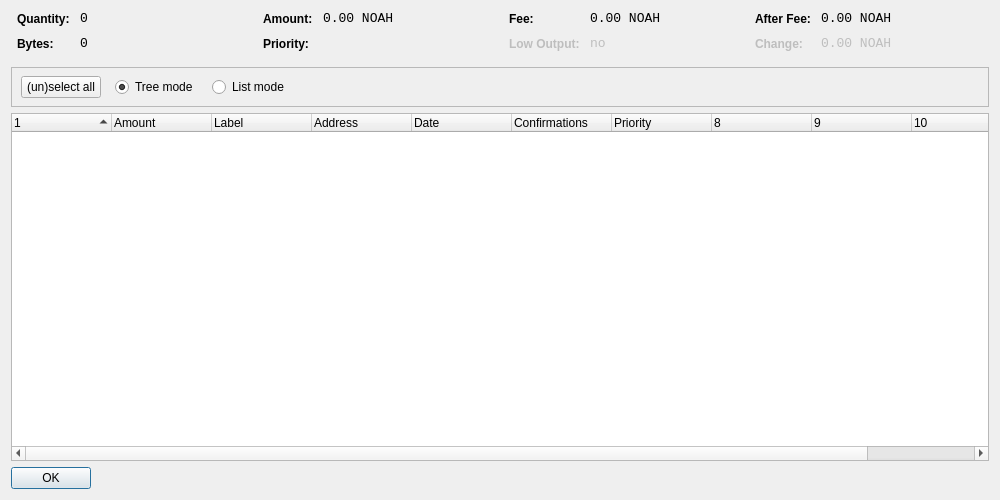
<?xml version="1.0" encoding="UTF-8"?>
<ui version="4.0">
 <class>CoinControlDialog</class>
 <widget class="QDialog" name="CoinControlDialog">
  <property name="geometry">
   <rect>
    <x>0</x>
    <y>0</y>
    <width>1000</width>
    <height>500</height>
   </rect>
  </property>
  <property name="windowTitle">
   <string>Coin Control</string>
  </property>
  <layout class="QVBoxLayout" name="verticalLayout">
   <item>
    <layout class="QHBoxLayout" name="horizontalLayoutTop" stretch="0,0,0,0">
     <property name="topMargin">
      <number>0</number>
     </property>
     <property name="bottomMargin">
      <number>10</number>
     </property>
     <item>
      <layout class="QFormLayout" name="formLayoutCoinControl1">
       <property name="horizontalSpacing">
        <number>10</number>
       </property>
       <property name="verticalSpacing">
        <number>10</number>
       </property>
       <property name="leftMargin">
        <number>6</number>
       </property>
       <property name="rightMargin">
        <number>6</number>
       </property>
       <item row="0" column="0">
        <widget class="QLabel" name="labelCoinControlQuantityText">
         <property name="styleSheet">
          <string notr="true">font-weight:bold;</string>
         </property>
         <property name="text">
          <string>Quantity:</string>
         </property>
        </widget>
       </item>
       <item row="0" column="1">
        <widget class="QLabel" name="labelCoinControlQuantity">
         <property name="font">
          <font>
           <family>Monospace</family>
           <pointsize>10</pointsize>
          </font>
         </property>
         <property name="cursor">
          <cursorShape>IBeamCursor</cursorShape>
         </property>
         <property name="contextMenuPolicy">
          <enum>Qt::ActionsContextMenu</enum>
         </property>
         <property name="text">
          <string>0</string>
         </property>
         <property name="textInteractionFlags">
          <set>Qt::LinksAccessibleByMouse|Qt::TextSelectableByKeyboard|Qt::TextSelectableByMouse</set>
         </property>
        </widget>
       </item>
       <item row="1" column="0">
        <widget class="QLabel" name="labelCoinControlBytesText">
         <property name="styleSheet">
          <string notr="true">font-weight:bold;</string>
         </property>
         <property name="text">
          <string>Bytes:</string>
         </property>
        </widget>
       </item>
       <item row="1" column="1">
        <widget class="QLabel" name="labelCoinControlBytes">
         <property name="font">
          <font>
           <family>Monospace</family>
           <pointsize>10</pointsize>
          </font>
         </property>
         <property name="cursor">
          <cursorShape>IBeamCursor</cursorShape>
         </property>
         <property name="contextMenuPolicy">
          <enum>Qt::ActionsContextMenu</enum>
         </property>
         <property name="text">
          <string>0</string>
         </property>
         <property name="textInteractionFlags">
          <set>Qt::LinksAccessibleByMouse|Qt::TextSelectableByKeyboard|Qt::TextSelectableByMouse</set>
         </property>
        </widget>
       </item>
      </layout>
     </item>
     <item>
      <layout class="QFormLayout" name="formLayoutCoinControl2">
       <property name="horizontalSpacing">
        <number>10</number>
       </property>
       <property name="verticalSpacing">
        <number>10</number>
       </property>
       <property name="leftMargin">
        <number>6</number>
       </property>
       <property name="rightMargin">
        <number>6</number>
       </property>
       <item row="0" column="0">
        <widget class="QLabel" name="labelCoinControlAmountText">
         <property name="styleSheet">
          <string notr="true">font-weight:bold;</string>
         </property>
         <property name="text">
          <string>Amount:</string>
         </property>
        </widget>
       </item>
       <item row="0" column="1">
        <widget class="QLabel" name="labelCoinControlAmount">
         <property name="font">
          <font>
           <family>Monospace</family>
           <pointsize>10</pointsize>
          </font>
         </property>
         <property name="cursor">
          <cursorShape>IBeamCursor</cursorShape>
         </property>
         <property name="contextMenuPolicy">
          <enum>Qt::ActionsContextMenu</enum>
         </property>
         <property name="text">
          <string>0.00 NOAH</string>
         </property>
         <property name="textInteractionFlags">
          <set>Qt::LinksAccessibleByMouse|Qt::TextSelectableByKeyboard|Qt::TextSelectableByMouse</set>
         </property>
        </widget>
       </item>
       <item row="1" column="0">
        <widget class="QLabel" name="labelCoinControlPriorityText">
         <property name="styleSheet">
          <string notr="true">font-weight:bold;</string>
         </property>
         <property name="text">
          <string>Priority:</string>
         </property>
        </widget>
       </item>
       <item row="1" column="1">
        <widget class="QLabel" name="labelCoinControlPriority">
         <property name="font">
          <font>
           <family>Monospace</family>
           <pointsize>10</pointsize>
          </font>
         </property>
         <property name="cursor">
          <cursorShape>IBeamCursor</cursorShape>
         </property>
         <property name="contextMenuPolicy">
          <enum>Qt::ActionsContextMenu</enum>
         </property>
         <property name="text">
          <string/>
         </property>
         <property name="textInteractionFlags">
          <set>Qt::LinksAccessibleByMouse|Qt::TextSelectableByKeyboard|Qt::TextSelectableByMouse</set>
         </property>
        </widget>
       </item>
      </layout>
     </item>
     <item>
      <layout class="QFormLayout" name="formLayoutCoinControl3">
       <property name="horizontalSpacing">
        <number>10</number>
       </property>
       <property name="verticalSpacing">
        <number>10</number>
       </property>
       <property name="leftMargin">
        <number>6</number>
       </property>
       <property name="rightMargin">
        <number>6</number>
       </property>
       <item row="0" column="0">
        <widget class="QLabel" name="labelCoinControlFeeText">
         <property name="styleSheet">
          <string notr="true">font-weight:bold;</string>
         </property>
         <property name="text">
          <string>Fee:</string>
         </property>
        </widget>
       </item>
       <item row="0" column="1">
        <widget class="QLabel" name="labelCoinControlFee">
         <property name="font">
          <font>
           <family>Monospace</family>
           <pointsize>10</pointsize>
          </font>
         </property>
         <property name="cursor">
          <cursorShape>IBeamCursor</cursorShape>
         </property>
         <property name="contextMenuPolicy">
          <enum>Qt::ActionsContextMenu</enum>
         </property>
         <property name="text">
          <string>0.00 NOAH</string>
         </property>
         <property name="textInteractionFlags">
          <set>Qt::LinksAccessibleByMouse|Qt::TextSelectableByKeyboard|Qt::TextSelectableByMouse</set>
         </property>
        </widget>
       </item>
       <item row="1" column="0">
        <widget class="QLabel" name="labelCoinControlLowOutputText">
         <property name="enabled">
          <bool>false</bool>
         </property>
         <property name="styleSheet">
          <string notr="true">font-weight:bold;</string>
         </property>
         <property name="text">
          <string>Low Output:</string>
         </property>
        </widget>
       </item>
       <item row="1" column="1">
        <widget class="QLabel" name="labelCoinControlLowOutput">
         <property name="enabled">
          <bool>false</bool>
         </property>
         <property name="font">
          <font>
           <family>Monospace</family>
           <pointsize>10</pointsize>
          </font>
         </property>
         <property name="cursor">
          <cursorShape>IBeamCursor</cursorShape>
         </property>
         <property name="contextMenuPolicy">
          <enum>Qt::ActionsContextMenu</enum>
         </property>
         <property name="text">
          <string>no</string>
         </property>
         <property name="textInteractionFlags">
          <set>Qt::LinksAccessibleByMouse|Qt::TextSelectableByKeyboard|Qt::TextSelectableByMouse</set>
         </property>
        </widget>
       </item>
      </layout>
     </item>
     <item>
      <layout class="QFormLayout" name="formLayoutCoinControl4">
       <property name="horizontalSpacing">
        <number>10</number>
       </property>
       <property name="verticalSpacing">
        <number>10</number>
       </property>
       <property name="leftMargin">
        <number>6</number>
       </property>
       <property name="rightMargin">
        <number>6</number>
       </property>
       <item row="0" column="0">
        <widget class="QLabel" name="labelCoinControlAfterFeeText">
         <property name="styleSheet">
          <string notr="true">font-weight:bold;</string>
         </property>
         <property name="text">
          <string>After Fee:</string>
         </property>
        </widget>
       </item>
       <item row="0" column="1">
        <widget class="QLabel" name="labelCoinControlAfterFee">
         <property name="font">
          <font>
           <family>Monospace</family>
           <pointsize>10</pointsize>
          </font>
         </property>
         <property name="cursor">
          <cursorShape>IBeamCursor</cursorShape>
         </property>
         <property name="contextMenuPolicy">
          <enum>Qt::ActionsContextMenu</enum>
         </property>
         <property name="text">
          <string>0.00 NOAH</string>
         </property>
         <property name="textInteractionFlags">
          <set>Qt::LinksAccessibleByMouse|Qt::TextSelectableByKeyboard|Qt::TextSelectableByMouse</set>
         </property>
        </widget>
       </item>
       <item row="1" column="0">
        <widget class="QLabel" name="labelCoinControlChangeText">
         <property name="enabled">
          <bool>false</bool>
         </property>
         <property name="styleSheet">
          <string notr="true">font-weight:bold;</string>
         </property>
         <property name="text">
          <string>Change:</string>
         </property>
        </widget>
       </item>
       <item row="1" column="1">
        <widget class="QLabel" name="labelCoinControlChange">
         <property name="enabled">
          <bool>false</bool>
         </property>
         <property name="font">
          <font>
           <family>Monospace</family>
           <pointsize>10</pointsize>
          </font>
         </property>
         <property name="cursor">
          <cursorShape>IBeamCursor</cursorShape>
         </property>
         <property name="contextMenuPolicy">
          <enum>Qt::ActionsContextMenu</enum>
         </property>
         <property name="text">
          <string>0.00 NOAH</string>
         </property>
         <property name="textInteractionFlags">
          <set>Qt::LinksAccessibleByMouse|Qt::TextSelectableByKeyboard|Qt::TextSelectableByMouse</set>
         </property>
        </widget>
       </item>
      </layout>
     </item>
    </layout>
   </item>
   <item>
    <widget class="QFrame" name="frame">
     <property name="minimumSize">
      <size>
       <width>0</width>
       <height>40</height>
      </size>
     </property>
     <property name="frameShape">
      <enum>QFrame::StyledPanel</enum>
     </property>
     <property name="frameShadow">
      <enum>QFrame::Sunken</enum>
     </property>
     <widget class="QWidget" name="horizontalLayoutWidget">
      <property name="geometry">
       <rect>
        <x>10</x>
        <y>0</y>
        <width>781</width>
        <height>41</height>
       </rect>
      </property>
      <layout class="QHBoxLayout" name="horizontalLayoutPanel" stretch="0,0,0,0,0">
       <property name="spacing">
        <number>14</number>
       </property>
       <item>
        <widget class="QPushButton" name="pushButtonSelectAll">
         <property name="sizePolicy">
          <sizepolicy hsizetype="Maximum" vsizetype="Fixed">
           <horstretch>0</horstretch>
           <verstretch>0</verstretch>
          </sizepolicy>
         </property>
         <property name="text">
          <string>(un)select all</string>
         </property>
        </widget>
       </item>
       <item>
        <widget class="QRadioButton" name="radioTreeMode">
         <property name="sizePolicy">
          <sizepolicy hsizetype="Maximum" vsizetype="Fixed">
           <horstretch>0</horstretch>
           <verstretch>0</verstretch>
          </sizepolicy>
         </property>
         <property name="text">
          <string>Tree mode</string>
         </property>
         <property name="checked">
          <bool>true</bool>
         </property>
        </widget>
       </item>
       <item>
        <widget class="QRadioButton" name="radioListMode">
         <property name="sizePolicy">
          <sizepolicy hsizetype="Maximum" vsizetype="Fixed">
           <horstretch>0</horstretch>
           <verstretch>0</verstretch>
          </sizepolicy>
         </property>
         <property name="text">
          <string>List mode</string>
         </property>
        </widget>
       </item>
       <item>
        <spacer name="horizontalSpacer">
         <property name="orientation">
          <enum>Qt::Horizontal</enum>
         </property>
         <property name="sizeHint" stdset="0">
          <size>
           <width>40</width>
           <height>20</height>
          </size>
         </property>
        </spacer>
       </item>
      </layout>
     </widget>
    </widget>
   </item>
   <item>
    <widget class="CoinControlTreeWidget" name="treeWidget">
     <property name="contextMenuPolicy">
      <enum>Qt::CustomContextMenu</enum>
     </property>
     <property name="sortingEnabled">
      <bool>false</bool>
     </property>
     <property name="columnCount">
      <number>11</number>
     </property>
     <attribute name="headerShowSortIndicator" stdset="0">
      <bool>true</bool>
     </attribute>
     <attribute name="headerStretchLastSection">
      <bool>false</bool>
     </attribute>
     <column>
      <property name="text">
       <string/>
      </property>
     </column>
     <column>
      <property name="text">
       <string>Amount</string>
      </property>
     </column>
     <column>
      <property name="text">
       <string>Label</string>
      </property>
     </column>
     <column>
      <property name="text">
       <string>Address</string>
      </property>
     </column>
     <column>
      <property name="text">
       <string>Date</string>
      </property>
     </column>
     <column>
      <property name="text">
       <string>Confirmations</string>
      </property>
      <property name="toolTip">
       <string>Confirmed</string>
      </property>
     </column>
     <column>
      <property name="text">
       <string>Priority</string>
      </property>
     </column>
     <column>
      <property name="text">
       <string/>
      </property>
     </column>
     <column>
      <property name="text">
       <string/>
      </property>
     </column>
     <column>
      <property name="text">
       <string/>
      </property>
     </column>
     <column>
      <property name="text">
       <string/>
      </property>
     </column>
    </widget>
   </item>
   <item>
    <widget class="QDialogButtonBox" name="buttonBox">
     <property name="sizePolicy">
      <sizepolicy hsizetype="Maximum" vsizetype="Fixed">
       <horstretch>0</horstretch>
       <verstretch>0</verstretch>
      </sizepolicy>
     </property>
     <property name="orientation">
      <enum>Qt::Horizontal</enum>
     </property>
     <property name="standardButtons">
      <set>QDialogButtonBox::Ok</set>
     </property>
    </widget>
   </item>
  </layout>
 </widget>
 <customwidgets>
  <customwidget>
   <class>CoinControlTreeWidget</class>
   <extends>QTreeWidget</extends>
   <header>coincontroltreewidget.h</header>
  </customwidget>
 </customwidgets>
 <resources/>
 <connections/>
</ui>
